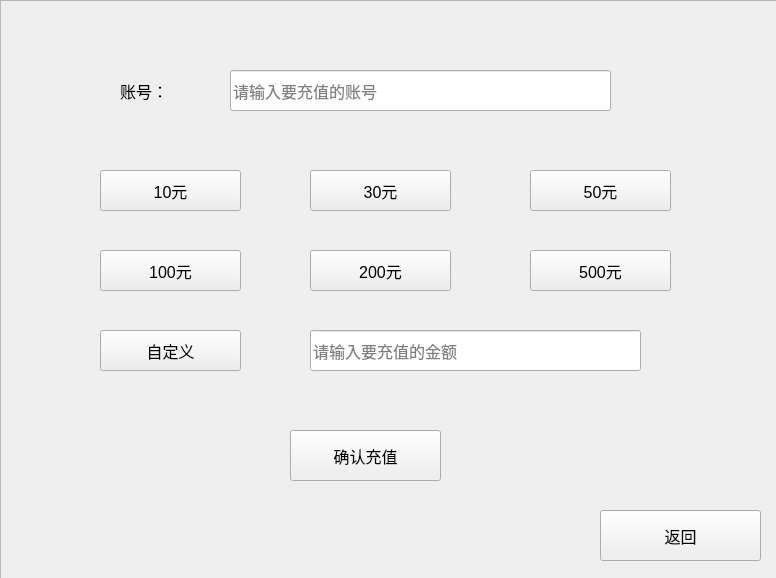
<?xml version="1.0" encoding="UTF-8"?>
<ui version="4.0">
 <class>RechangeDialog</class>
 <widget class="QDialog" name="RechangeDialog">
  <property name="geometry">
   <rect>
    <x>0</x>
    <y>0</y>
    <width>776</width>
    <height>578</height>
   </rect>
  </property>
  <property name="font">
   <font>
    <pointsize>12</pointsize>
   </font>
  </property>
  <property name="windowTitle">
   <string>充值界面</string>
  </property>
  <widget class="QLabel" name="label">
   <property name="geometry">
    <rect>
     <x>120</x>
     <y>70</y>
     <width>121</width>
     <height>41</height>
    </rect>
   </property>
   <property name="focusPolicy">
    <enum>Qt::NoFocus</enum>
   </property>
   <property name="text">
    <string>账号：</string>
   </property>
  </widget>
  <widget class="QLineEdit" name="lineEdit">
   <property name="geometry">
    <rect>
     <x>230</x>
     <y>70</y>
     <width>381</width>
     <height>41</height>
    </rect>
   </property>
   <property name="focusPolicy">
    <enum>Qt::StrongFocus</enum>
   </property>
   <property name="placeholderText">
    <string>请输入要充值的账号</string>
   </property>
  </widget>
  <widget class="QPushButton" name="pushButton">
   <property name="geometry">
    <rect>
     <x>100</x>
     <y>170</y>
     <width>141</width>
     <height>41</height>
    </rect>
   </property>
   <property name="focusPolicy">
    <enum>Qt::NoFocus</enum>
   </property>
   <property name="text">
    <string>10元</string>
   </property>
  </widget>
  <widget class="QPushButton" name="pushButton_2">
   <property name="geometry">
    <rect>
     <x>310</x>
     <y>170</y>
     <width>141</width>
     <height>41</height>
    </rect>
   </property>
   <property name="focusPolicy">
    <enum>Qt::NoFocus</enum>
   </property>
   <property name="text">
    <string>30元</string>
   </property>
  </widget>
  <widget class="QPushButton" name="pushButton_3">
   <property name="geometry">
    <rect>
     <x>530</x>
     <y>170</y>
     <width>141</width>
     <height>41</height>
    </rect>
   </property>
   <property name="focusPolicy">
    <enum>Qt::NoFocus</enum>
   </property>
   <property name="text">
    <string>50元</string>
   </property>
  </widget>
  <widget class="QPushButton" name="pushButton_4">
   <property name="geometry">
    <rect>
     <x>100</x>
     <y>250</y>
     <width>141</width>
     <height>41</height>
    </rect>
   </property>
   <property name="focusPolicy">
    <enum>Qt::NoFocus</enum>
   </property>
   <property name="text">
    <string>100元</string>
   </property>
  </widget>
  <widget class="QPushButton" name="pushButton_5">
   <property name="geometry">
    <rect>
     <x>310</x>
     <y>250</y>
     <width>141</width>
     <height>41</height>
    </rect>
   </property>
   <property name="focusPolicy">
    <enum>Qt::NoFocus</enum>
   </property>
   <property name="text">
    <string>200元</string>
   </property>
  </widget>
  <widget class="QPushButton" name="pushButton_6">
   <property name="geometry">
    <rect>
     <x>530</x>
     <y>250</y>
     <width>141</width>
     <height>41</height>
    </rect>
   </property>
   <property name="focusPolicy">
    <enum>Qt::NoFocus</enum>
   </property>
   <property name="text">
    <string>500元</string>
   </property>
  </widget>
  <widget class="QPushButton" name="pushButton_7">
   <property name="geometry">
    <rect>
     <x>100</x>
     <y>330</y>
     <width>141</width>
     <height>41</height>
    </rect>
   </property>
   <property name="focusPolicy">
    <enum>Qt::NoFocus</enum>
   </property>
   <property name="text">
    <string>自定义</string>
   </property>
  </widget>
  <widget class="QPushButton" name="pushButton_8">
   <property name="geometry">
    <rect>
     <x>290</x>
     <y>430</y>
     <width>151</width>
     <height>51</height>
    </rect>
   </property>
   <property name="focusPolicy">
    <enum>Qt::NoFocus</enum>
   </property>
   <property name="text">
    <string>确认充值</string>
   </property>
  </widget>
  <widget class="QPushButton" name="pushButton_9">
   <property name="geometry">
    <rect>
     <x>600</x>
     <y>510</y>
     <width>161</width>
     <height>51</height>
    </rect>
   </property>
   <property name="focusPolicy">
    <enum>Qt::NoFocus</enum>
   </property>
   <property name="text">
    <string>返回</string>
   </property>
  </widget>
  <widget class="QLineEdit" name="lineEdit_2">
   <property name="geometry">
    <rect>
     <x>310</x>
     <y>330</y>
     <width>331</width>
     <height>41</height>
    </rect>
   </property>
   <property name="focusPolicy">
    <enum>Qt::StrongFocus</enum>
   </property>
   <property name="placeholderText">
    <string>请输入要充值的金额</string>
   </property>
  </widget>
  <widget class="QFrame" name="frame">
   <property name="geometry">
    <rect>
     <x>0</x>
     <y>0</y>
     <width>781</width>
     <height>581</height>
    </rect>
   </property>
   <property name="styleSheet">
    <string notr="true">border-image: url(:/picture/3.jpg);</string>
   </property>
   <property name="frameShape">
    <enum>QFrame::StyledPanel</enum>
   </property>
   <property name="frameShadow">
    <enum>QFrame::Raised</enum>
   </property>
  </widget>
  <zorder>frame</zorder>
  <zorder>label</zorder>
  <zorder>lineEdit</zorder>
  <zorder>pushButton</zorder>
  <zorder>pushButton_2</zorder>
  <zorder>pushButton_3</zorder>
  <zorder>pushButton_4</zorder>
  <zorder>pushButton_5</zorder>
  <zorder>pushButton_6</zorder>
  <zorder>pushButton_7</zorder>
  <zorder>pushButton_8</zorder>
  <zorder>pushButton_9</zorder>
  <zorder>lineEdit_2</zorder>
 </widget>
 <resources/>
 <connections/>
</ui>
